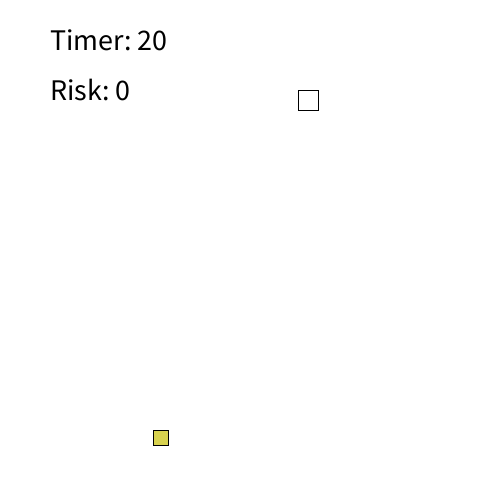
Frame 1 (no input)
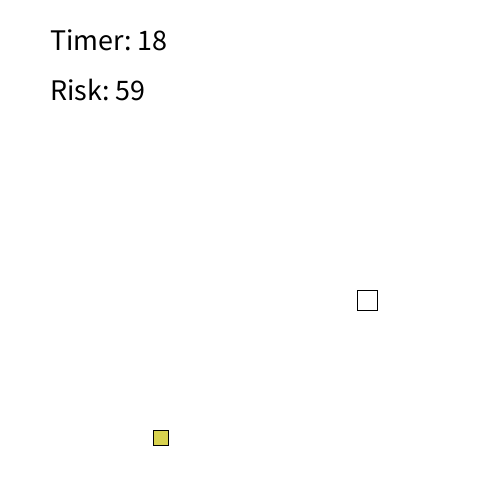
Frame 60 (the mouse pressed at the canvas centre just before this capture)
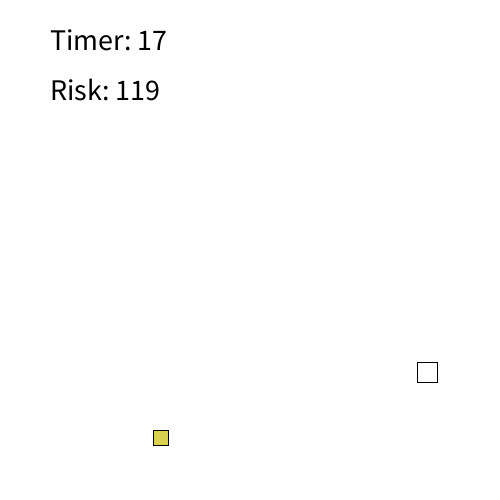
Frame 120 (the mouse held since frame 60 and released just before this capture)

The Processing sketch that drew these frames (run headless with seeded random() and noise(); from frame 60 on, the mouse is pressed at the canvas centre):

// Processing sketch: processing_185968
// ── processing_185968.pde

//////////////////////////////////
// Welcome to RiskBall: A game of strategy
// Goal: Get the highest amount of risk possible
// (by waiting until the timer is low) before time
// runs out!
//
// Controls:
// Arrow keys to move left or right 
// Space bar activates magnetic "top-right" force
// etc. the cube will be attracted to the top right.
// Hit the left/right arrow keys to deactivate magnetic force!
// By: Samuel Fang (btw my High Score is 991)
///////////////////////////////////





float x;
float y;
float s;
float xv;
float yv;
float a;
float b;
float score;
float risk;
void setup() {
  size(500, 500);
  x = random(50, width- 50);
  y = 100;
  s = 20;
  xv = 1;
  yv = 0.5;
  a = random(50, width- 50);
  b = random(50, height-50);
  score = 20;
}

void draw() {
  background(255,255,255);
  rect(x-(s/2), y-(s/2), s, s);
  fill(216, 210, 79);
  rect(a, b, 15, 15);
  fill(255,255,255);
  textSize(30);
  fill(0,0,0);
  text("Timer: "+ (floor(score)), 50, 50);
  text("Risk: "+ (floor(risk)), 50, 100);
  fill(255,255,255);
  if (keyPressed && keyCode == LEFT) {x -= 3;}
  if (keyPressed && keyCode == RIGHT) {x += 3;}
  x += xv;
  y += yv;
  yv += 0.1;
  if (y > height) { yv *= -0.6; y = height;}
  if (x > width) { xv *= -0.8; x = width;}
  if (x < 0) {xv *= 0.2; x = 0;}
  if ( y < 0) {yv *= 0.6; y = 0;}
  
  if (key == ' ') { yv -= 0.3;
  xv += 0.8;}
  
  if (dist(x-(s/2), y-(s/2), a, b)< 50) {
    background(255,255,255);
    fill(0,0,0);
    textSize(50);
    text("Scores:", 0, 200);
    text("Timer: "+ (floor(score)), 0, 300);
    text("Risk: " + (floor(risk)), 0 ,400);
    noLoop();
    
    
   
  }
  if (score <= 0) {
    background(255,255,255);
    fill(0,0,0);
    textSize(50);
    text("Game Over", 0, 200);
    noLoop();
  }
  
  
  score -= 0.02;
  risk += 1;
  
 
}
